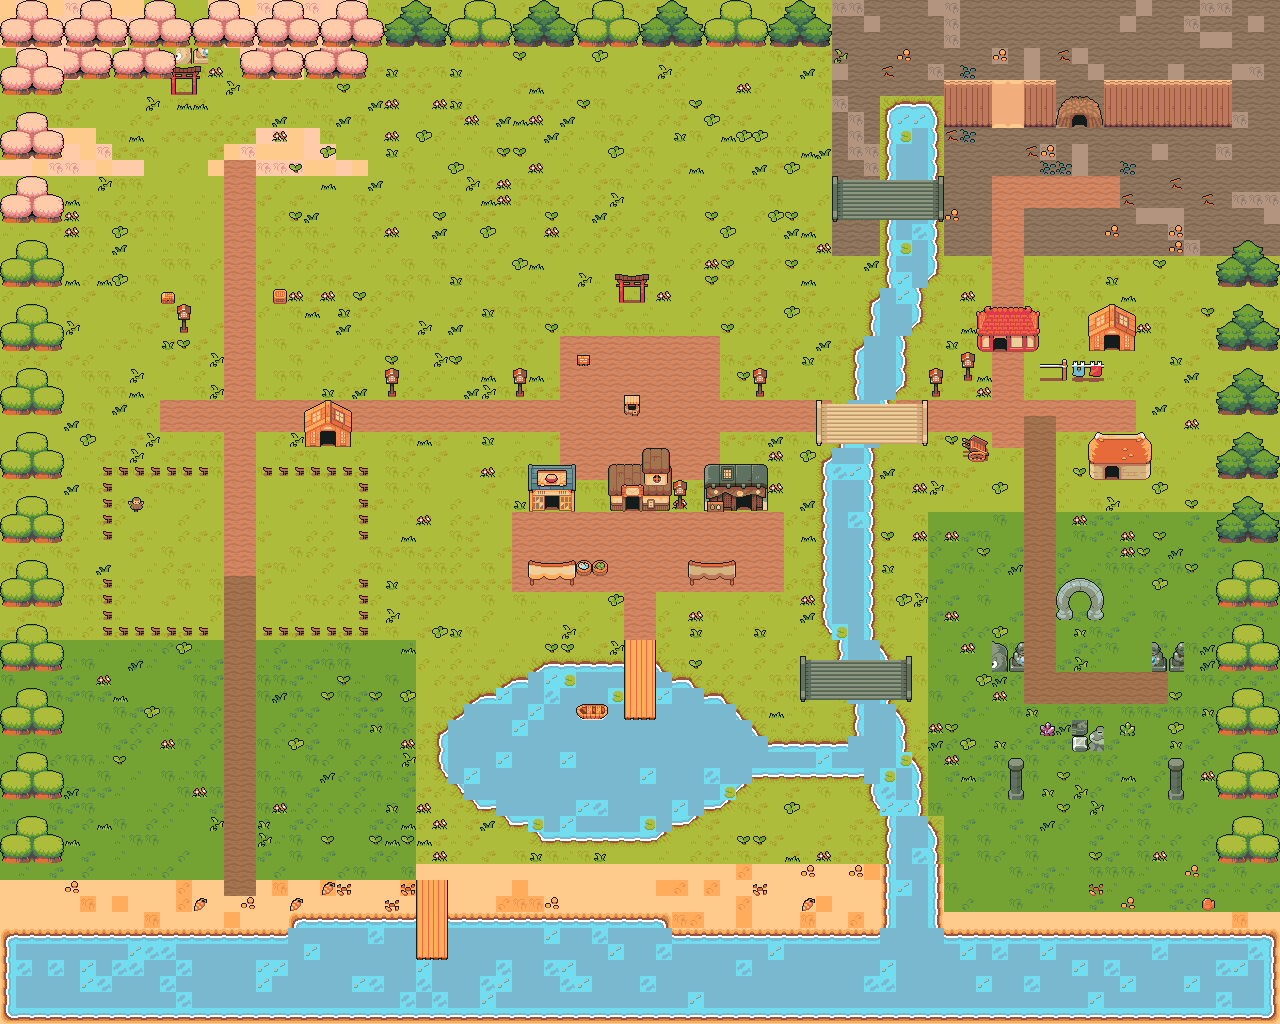

The image is a tile-based game level rendered from a .tmx file. Its description and source (layers, tilesets, objects; grid data summarised) follow:
An orthogonal 80x64 tile map with 16x16 px tiles, 7 tile layers (ground, ground_detail, water, cliffs, ...), 1 hidden layer not drawn, 7 tilesets and 7 objects (6x portal, spawn).

<map version="1.10" tiledversion="1.10.2" orientation="orthogonal" renderorder="right-down" width="80" height="64" tilewidth="16" tileheight="16" infinite="0">
 <tileset firstgid="1" name="floor" tilewidth="16" tileheight="16" tilecount="572" columns="22">
  <image source="../tilesets/tileset_floor.png" width="352" height="416" />
 </tileset>
 <tileset firstgid="573" name="detail" tilewidth="16" tileheight="16" tilecount="80" columns="16">
  <image source="../tilesets/tileset_floor_detail.png" width="256" height="80" />
 </tileset>
 <tileset firstgid="653" name="water" tilewidth="16" tileheight="16" tilecount="476" columns="28">
  <image source="../tilesets/tileset_water.png" width="448" height="272" />
 </tileset>
 <tileset firstgid="1129" name="nature" tilewidth="16" tileheight="16" tilecount="504" columns="24">
  <image source="../tilesets/tileset_nature.png" width="384" height="336" />
 </tileset>
 <tileset firstgid="1633" name="house" tilewidth="16" tileheight="16" tilecount="759" columns="33">
  <image source="../tilesets/tileset_house.png" width="528" height="368" />
 </tileset>
 <tileset firstgid="2392" name="element" tilewidth="16" tileheight="16" tilecount="240" columns="16">
  <image source="../tilesets/tileset_element.png" width="256" height="240" />
 </tileset>
 <tileset firstgid="2632" name="relief" tilewidth="16" tileheight="16" tilecount="240" columns="20">
  <image source="../tilesets/tileset_relief.png" width="320" height="192" />
 </tileset>
 <layer id="1" name="ground" width="80" height="64">
  <data>[5120 cells, 5120 non-empty, 22 distinct tile ids]</data>
 </layer>
 <layer id="2" name="ground_detail" width="80" height="64">
  <data>[5120 cells, 315 non-empty, 13 distinct tile ids]</data>
 </layer>
 <layer id="3" name="water" width="80" height="64">
  <data>[5120 cells, 929 non-empty, 20 distinct tile ids]</data>
 </layer>
 <layer id="4" name="cliffs" width="80" height="64">
  <data>[5120 cells, 45 non-empty, 6 distinct tile ids]</data>
 </layer>
 <layer id="5" name="buildings" width="80" height="64">
  <data>[5120 cells, 106 non-empty, 91 distinct tile ids]</data>
 </layer>
 <layer id="6" name="objects" width="80" height="64">
  <data>[5120 cells, 657 non-empty, 114 distinct tile ids]</data>
 </layer>
 <layer id="7" name="collision" width="80" height="64" visible="0">
  <data>[5120 cells, 1585 non-empty, 1 distinct tile ids]</data>
 </layer>
 <layer id="8" name="foreground" width="80" height="64">
  <data>[5120 cells, 0 non-empty, 0 distinct tile ids]</data>
 </layer>
 <objectgroup id="9" name="spawns">
  <object id="1" name="player_spawn" type="spawn" x="224" y="320" width="16" height="16" />
  <object id="2" name="door_player_house" type="portal" x="208" y="304" width="16" height="16">
   <properties>
    <property name="targetMap" value="interior_player_house" />
    <property name="targetX" value="10" />
    <property name="targetY" value="3" />
   </properties>
  </object>
  <object id="3" name="door_general_store" type="portal" x="544" y="512" width="16" height="16">
   <properties>
    <property name="targetMap" value="interior_general_store" />
    <property name="targetX" value="10" />
    <property name="targetY" value="3" />
   </properties>
  </object>
  <object id="4" name="door_teahouse" type="portal" x="624" y="512" width="16" height="16">
   <properties>
    <property name="targetMap" value="interior_teahouse" />
    <property name="targetX" value="11" />
    <property name="targetY" value="3" />
   </properties>
  </object>
  <object id="5" name="door_blacksmith" type="portal" x="736" y="512" width="16" height="16">
   <properties>
    <property name="targetMap" value="interior_blacksmith" />
    <property name="targetX" value="10" />
    <property name="targetY" value="3" />
   </properties>
  </object>
  <object id="6" name="door_elder_house" type="portal" x="992" y="352" width="16" height="16">
   <properties>
    <property name="targetMap" value="interior_elder_house" />
    <property name="targetX" value="9" />
    <property name="targetY" value="3" />
   </properties>
  </object>
  <object id="7" name="door_mining_cave" type="portal" x="1072" y="128" width="16" height="16">
   <properties>
    <property name="targetMap" value="mining_cave" />
    <property name="targetX" value="16" />
    <property name="targetY" value="3" />
   </properties>
  </object>
 </objectgroup>
</map>
